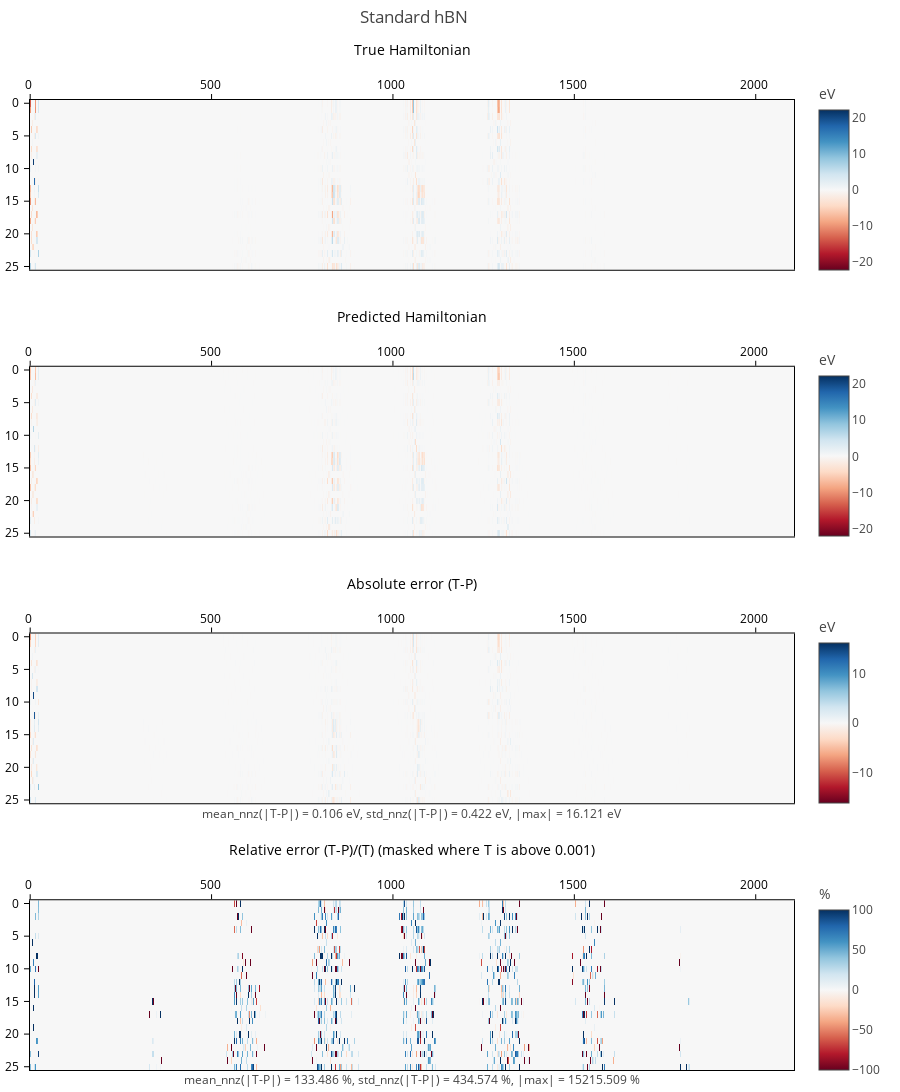

Write notebook code for a chart like this one.
### Code cell
from graph2mat4abn.tools.script_plots import plot_hamiltonian


plot_hamiltonian(
    h_true.todense(), h_pred.todense(),
    matrix_label="Hamiltonian",
    figure_title="Standard hBN",
    predicted_matrix_text=None,
    filepath=None
)
None

### Figure 1 — Plotly figure (JSON) as saved in the notebook; plotly's stock layout.template omitted (floating-point values rounded to 4 significant figures; data arrays with more than 128 entries replaced by an {"elided": "..."} marker saying what was removed)
{"data": [{"colorbar": {"len": 0.21, "title": {"text": "eV"}, "y": 0.92}, "colorscale": [[0, "rgb(103,0,31)"], [0.1, "rgb(178,24,43)"], [0.2, "rgb(214,96,77)"], [0.3, "rgb(244,165,130)"], [0.4, "rgb(253,219,199)"], [0.5, "rgb(247,247,247)"], [0.6, "rgb(209,229,240)"], [0.7, "rgb(146,197,222)"], [0.8, "rgb(67,147,195)"], [0.9, "rgb(33,102,172)"], [1, "rgb(5,48,97)"]], "type": "heatmap", "xaxis": "x", "yaxis": "y", "z": {"elided": "26x2106 float values"}, "zmax": 22.16, "zmin": -22.16}, {"colorbar": {"len": 0.21, "title": {"text": "eV"}, "y": 0.645}, "colorscale": [[0, "rgb(103,0,31)"], [0.1, "rgb(178,24,43)"], [0.2, "rgb(214,96,77)"], [0.3, "rgb(244,165,130)"], [0.4, "rgb(253,219,199)"], [0.5, "rgb(247,247,247)"], [0.6, "rgb(209,229,240)"], [0.7, "rgb(146,197,222)"], [0.8, "rgb(67,147,195)"], [0.9, "rgb(33,102,172)"], [1, "rgb(5,48,97)"]], "type": "heatmap", "xaxis": "x2", "yaxis": "y2", "z": {"elided": "26x2106 float values"}, "zmax": 22.16, "zmin": -22.16}, {"colorbar": {"len": 0.21, "title": {"text": "eV"}, "y": 0.37}, "colorscale": [[0, "rgb(103,0,31)"], [0.1, "rgb(178,24,43)"], [0.2, "rgb(214,96,77)"], [0.3, "rgb(244,165,130)"], [0.4, "rgb(253,219,199)"], [0.5, "rgb(247,247,247)"], [0.6, "rgb(209,229,240)"], [0.7, "rgb(146,197,222)"], [0.8, "rgb(67,147,195)"], [0.9, "rgb(33,102,172)"], [1, "rgb(5,48,97)"]], "type": "heatmap", "xaxis": "x3", "yaxis": "y3", "z": {"elided": "26x2106 float values"}, "zmax": 16.12, "zmin": -16.12}, {"colorbar": {"len": 0.21, "title": {"text": "%"}, "y": 0.095}, "colorscale": [[0, "rgb(103,0,31)"], [0.1, "rgb(178,24,43)"], [0.2, "rgb(214,96,77)"], [0.3, "rgb(244,165,130)"], [0.4, "rgb(253,219,199)"], [0.5, "rgb(247,247,247)"], [0.6, "rgb(209,229,240)"], [0.7, "rgb(146,197,222)"], [0.8, "rgb(67,147,195)"], [0.9, "rgb(33,102,172)"], [1, "rgb(5,48,97)"]], "type": "heatmap", "xaxis": "x4", "yaxis": "y4", "z": {"elided": "26x2106 float values"}, "zmax": 100, "zmin": -100}], "layout": {"annotations": [{"align": "center", "font": {"size": 12, "weight": 400}, "showarrow": false, "text": "mean_nnz(|T-P|) = 0.106 eV, std_nnz(|T-P|) = 0.422 eV, |max| = 16.121 eV", "x": 0.5, "xref": "x3 domain", "y": -0.12, "yref": "y3 domain"}, {"align": "center", "font": {"size": 12, "weight": 400}, "showarrow": false, "text": "mean_nnz(|T-P|) = 133.486 %, std_nnz(|T-P|) = 434.574 %, |max| = 15215.509 %", "x": 0.5, "xref": "x4 domain", "y": -0.12, "yref": "y4 domain"}], "font": {"size": 12}, "height": 1200, "margin": {"b": 20, "l": 30, "t": 100}, "title": {"text": "Standard hBN", "x": 0.46, "y": 0.99}, "width": 900, "xaxis": {"anchor": "y", "domain": [0, 1], "side": "top", "title": {"text": "True Hamiltonian"}}, "xaxis2": {"anchor": "y2", "domain": [0, 1], "side": "top", "title": {"text": "Predicted Hamiltonian"}}, "xaxis3": {"anchor": "y3", "domain": [0, 1], "side": "top", "title": {"text": "Absolute error (T-P)"}}, "xaxis4": {"anchor": "y4", "domain": [0, 1], "side": "top", "title": {"text": "Relative error (T-P)/(T) (masked where T is above 0.001)"}}, "yaxis": {"anchor": "x", "autorange": "reversed", "domain": [0.825, 1]}, "yaxis2": {"anchor": "x2", "autorange": "reversed", "domain": [0.55, 0.725]}, "yaxis3": {"anchor": "x3", "autorange": "reversed", "domain": [0.275, 0.45]}, "yaxis4": {"anchor": "x4", "autorange": "reversed", "domain": [0, 0.175]}}}
